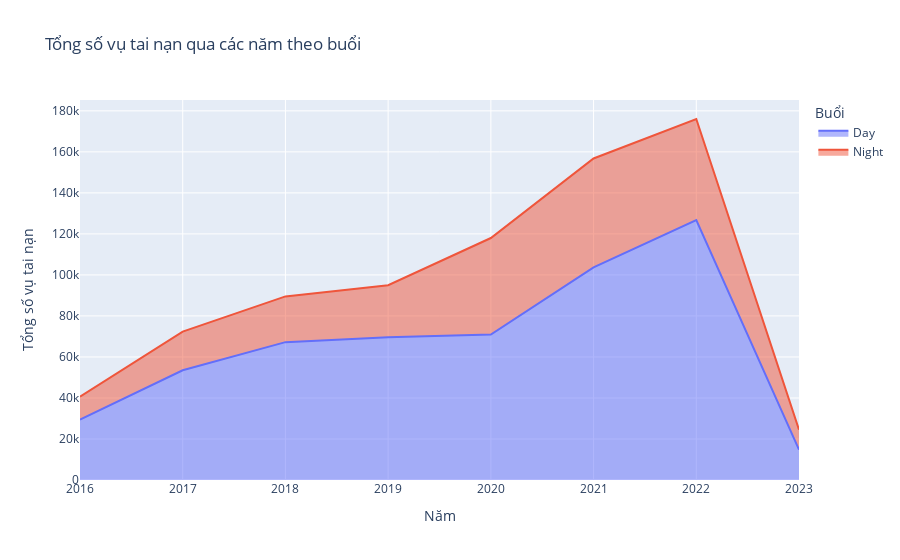

The cell this chart's notebook holds for it:
### Code cell
# Group data by Year and Sunrise_Sunset
df_grouped_sunrise_sunset = df_copy.groupby(['Year', 'Sunrise_Sunset']).size().reset_index(name='Count')

# Plot area chart for Sunrise_Sunset
fig_sunrise_sunset = px.area(df_grouped_sunrise_sunset, x="Year", y="Count", color="Sunrise_Sunset",
                             title='Tổng số vụ tai nạn qua các năm theo buổi',
                             labels={'Count':'Tổng số vụ tai nạn', 'Year':'Năm', 'Sunrise_Sunset':'Buổi'})
fig_sunrise_sunset.show()

### Figure 1 — Plotly figure (JSON) as saved in the notebook; plotly's stock layout.template omitted (floating-point values rounded to 4 significant figures)
{"data": [{"fillpattern": {"shape": ""}, "hovertemplate": "Buổi=Day<br>Năm=%{x}<br>Tổng số vụ tai nạn=%{y}<extra></extra>", "legendgroup": "Day", "line": {"color": "#636efa"}, "marker": {"symbol": "circle"}, "mode": "lines", "name": "Day", "orientation": "v", "showlegend": true, "stackgroup": "1", "type": "scatter", "x": [2016, 2017, 2018, 2019, 2020, 2021, 2022, 2023], "xaxis": "x", "y": [29438, 53520, 67210, 69641, 70913, 103650, 126697, 14791], "yaxis": "y"}, {"fillpattern": {"shape": ""}, "hovertemplate": "Buổi=Night<br>Năm=%{x}<br>Tổng số vụ tai nạn=%{y}<extra></extra>", "legendgroup": "Night", "line": {"color": "#EF553B"}, "marker": {"symbol": "circle"}, "mode": "lines", "name": "Night", "orientation": "v", "showlegend": true, "stackgroup": "1", "type": "scatter", "x": [2016, 2017, 2018, 2019, 2020, 2021, 2022, 2023], "xaxis": "x", "y": [11222, 18823, 22303, 25367, 47075, 53141, 49328, 9720], "yaxis": "y"}], "layout": {"legend": {"title": {"text": "Buổi"}, "tracegroupgap": 0}, "title": {"text": "Tổng số vụ tai nạn qua các năm theo buổi"}, "xaxis": {"anchor": "y", "domain": [0, 1], "title": {"text": "Năm"}}, "yaxis": {"anchor": "x", "domain": [0, 1], "title": {"text": "Tổng số vụ tai nạn"}}}}
